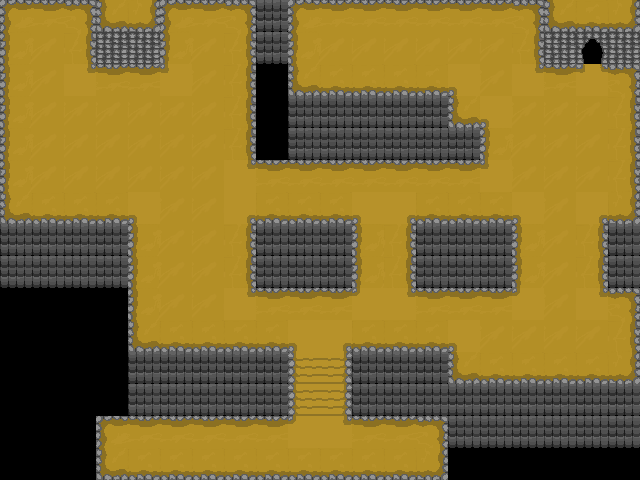

This game map was drawn from its Tiled (.tmx) file and the tilesets committed beside it. A one-line description and the full map source follow:
An orthogonal 20x15 tile map with 32x32 px tiles, 1 tile layer (mapWall).

<map version="1.4" tiledversion="1.4.3" orientation="orthogonal" renderorder="right-down" width="20" height="15" tilewidth="32" tileheight="32" infinite="0" nextlayerid="4" nextobjectid="1">
 <tileset firstgid="1" source="mapTiles.tsx" />
 <layer id="3" name="mapWall" width="20" height="15">
  <data encoding="csv">
1,2,3,25,27,1,2,3,61,1,2,2,2,2,2,2,3,25,26,27,
13,14,15,63,63,13,14,15,61,13,14,14,14,14,14,14,15,63,45,63,
13,14,17,2,2,41,14,15,0,25,26,26,26,26,19,14,17,2,57,3,
13,14,14,14,14,14,14,15,0,61,61,61,61,61,25,19,14,14,14,15,
13,14,14,14,14,14,14,15,0,61,61,61,61,61,61,13,14,14,14,15,
13,14,14,14,14,14,14,17,2,2,2,2,2,2,2,41,14,14,14,15,
25,26,26,26,19,14,14,21,26,26,26,19,21,26,26,26,19,14,21,27,
61,61,61,61,13,14,14,15,61,61,61,13,15,61,61,61,13,14,15,61,
61,61,61,61,13,14,14,15,61,61,61,13,15,61,61,61,13,14,15,61,
0,0,0,0,13,14,14,17,2,2,2,43,17,2,2,2,43,14,17,3,
0,0,0,0,25,26,26,26,26,19,21,26,26,26,19,14,14,14,14,15,
0,0,0,0,61,61,61,61,61,65,66,61,61,61,25,26,26,26,26,27,
0,0,0,0,61,61,61,61,61,65,66,61,61,61,61,61,61,61,61,61,
0,0,0,1,2,2,2,2,2,43,17,2,2,3,61,61,61,61,61,61,
0,0,0,25,26,26,26,26,26,26,26,26,26,27,0,0,0,0,0,0
</data>
 </layer>
</map>